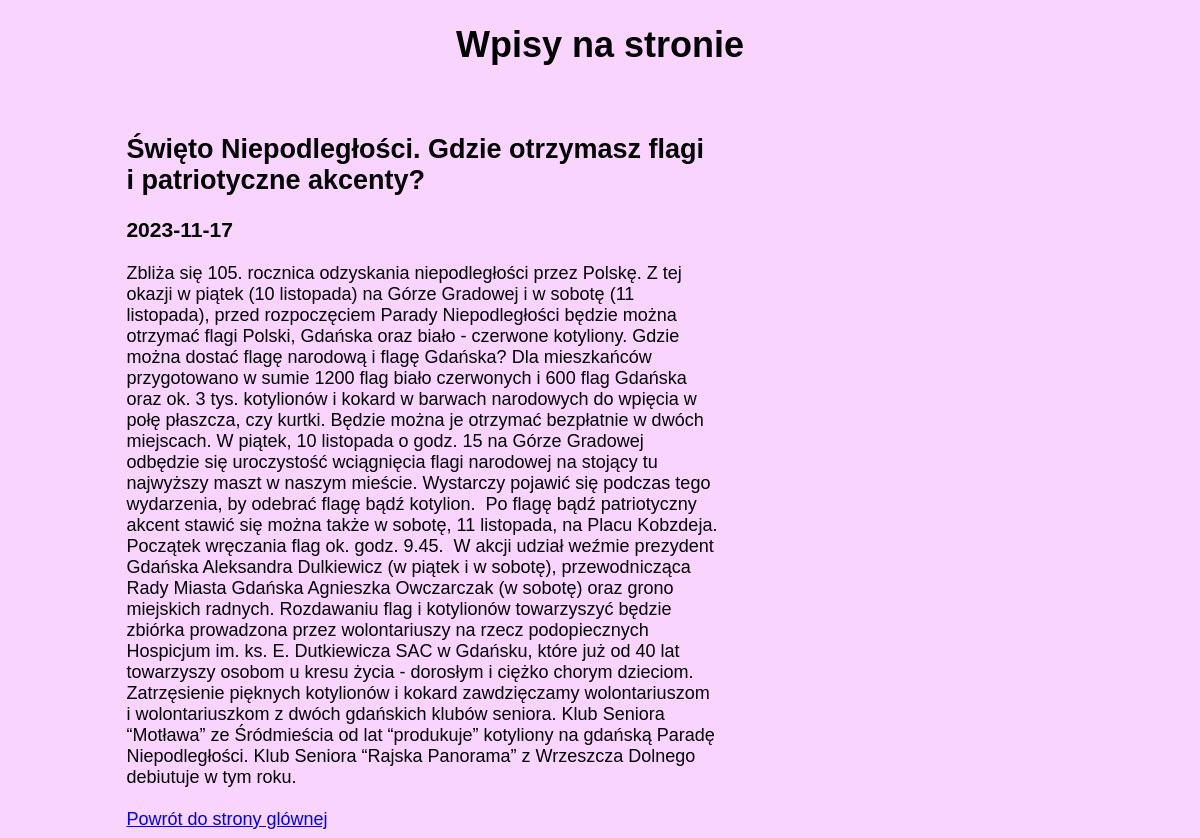
Page /wpis.php?id=3 on the committed database.
### tables this page shows
CREATE TABLE `wpisy` (
  `id` text NOT NULL,
  `tytul` varchar(255) NOT NULL,
  `data` date NOT NULL,
  `tresc` text NOT NULL
);

### wpis.php (the view, shortened to what this page needs)
<!DOCTYPE html>
<html lang="pl">
<?php
    $conn = mysqli_connect("localhost", "root", "", "news");
?>
<head>
    <link rel="stylesheet" type="text/css" href="styl.css">
</head>
<body>
    <h1>Wpisy na stronie</h1>
    <br>
    <div class="wpis">
    <?php
    $id_w=$_GET['id'];
    $sql="SELECT * FROM wpisy WHERE id=$id_w";
    $res=mysqli_query($conn,$sql);
    $wyn=mysqli_fetch_assoc($res);
    echo '<h2>'.$wyn['tytul'].'</h2>';
    echo'<h3>'.$wyn['data']."</h3>";
    echo $wyn['tresc'];
    echo " <br><br><a href='index.php?id='>Powrót do strony glównej</a>";
    ?>
    </div>
</body>
</html>

### styl.css (style rules this page uses)
body { background: rgb(248, 212, 255); font-family: Georgia, Arial, Helvetica; text-align: center; font-size: large; }
.wpis { text-align: left; width: 50%; margin-left: 10%; }

### rows in the picture
wpisy: tytul "Święto Niepodległości. Gdzie otrzymasz flagi i patriotyczne akcenty?", data "2023-11-17", tresc "Zbliża się 105. rocznica odzyskania niepodległości przez Polskę. Z tej okazji w piątek (10 listopada) na Górze Gradowej i w sobotę (11 listopada), przed rozpoczęciem Parady Niepodległości będzie można otrzymać flagi Polski, Gdańska oraz biało - czerwone kotyliony. Gdzie można dostać flagę narodową i flagę Gdańska? Dla mieszkańców przygotowano w sumie 1200 flag biało czerwonych i 600 flag Gdańska oraz ok. 3 tys. kotylionów i kokard w barwach narodowych do wpięcia w połę płaszcza, czy kurtki. Będzie można je otrzymać bezpłatnie w dwóch miejscach. W piątek, 10 listopada o godz. 15 na Górze Gradowej odbędzie się uroczystość wciągnięcia flagi narodowej na stojący tu najwyższy maszt w naszym…"
